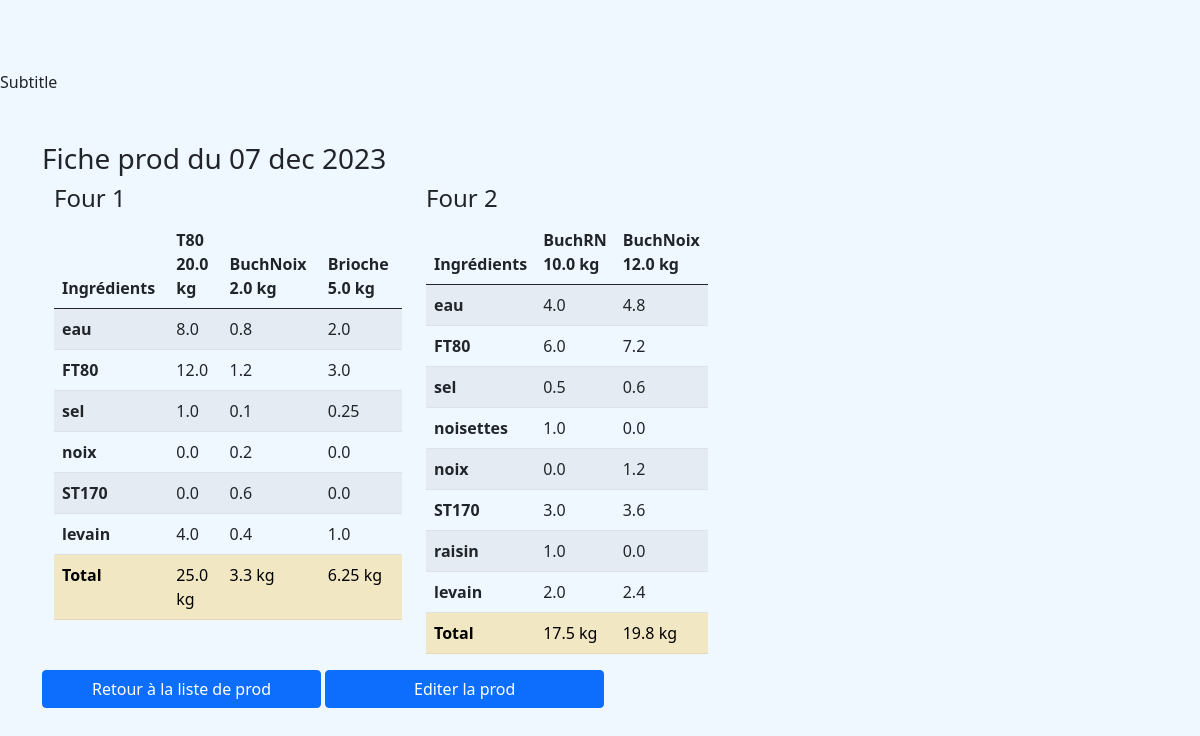
The page /prod/prodlist/10/ficheprod/ on the database as committed earlier.
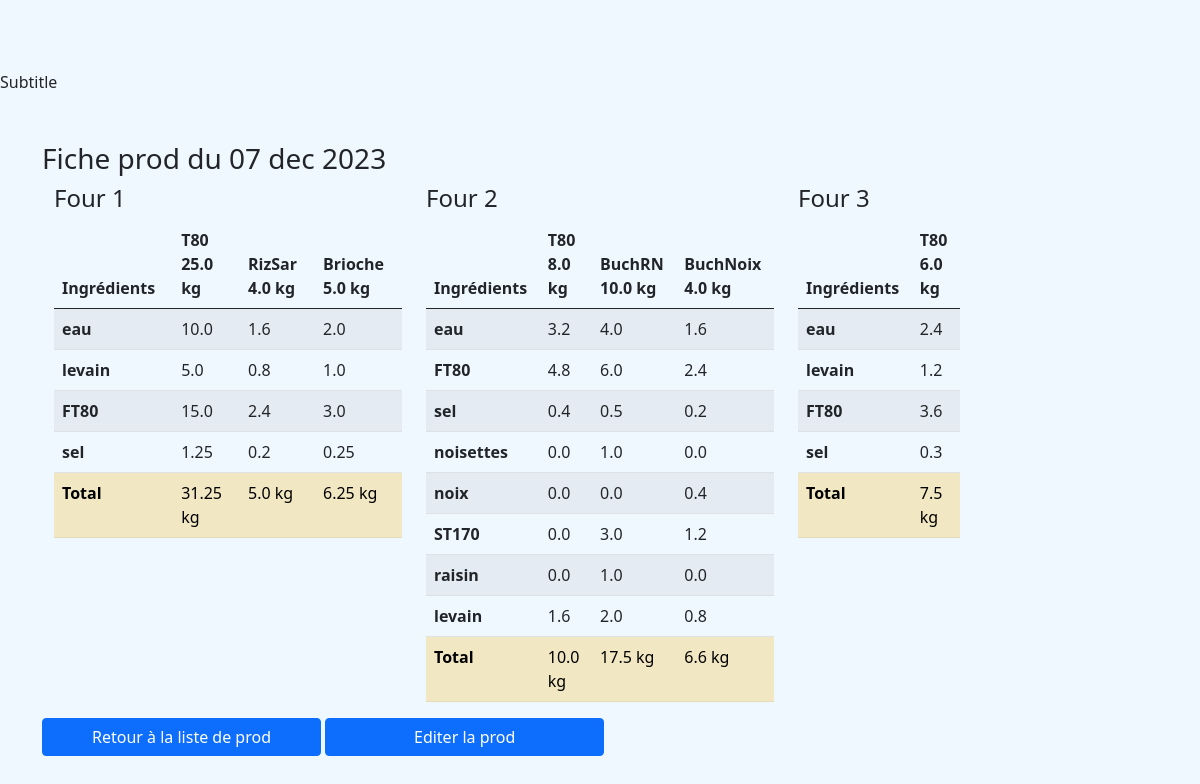
The same page on the database as committed later.
### prod/models.py (models this page shows, shortened)
class Data(models.Model):
    prod_id = models.ForeignKey(Prod, on_delete=models.CASCADE)
    T80 = models.FloatField(default=0)
    BuchNat = models.FloatField(default=0)
    BuchMG = models.FloatField(default=0)
    BuchRN = models.FloatField(default=0)
    BuchNoix = models.FloatField(
        default=0,
    )
    RizSar = models.FloatField(
        default=0,
    )
    PetEp = models.FloatField(
        default=0,
    )
    Brioche = models.FloatField(
        default=0,
    )
    Cookies = models.IntegerField(default=0)

class Prod(models.Model):
    date = models.DateField(unique=True)
    boulanger = models.CharField(
        max_length=100, default="", null="", choices=boulanger_list
    )

class Recipe(models.Model):
    four_id = models.ForeignKey(Data, on_delete=models.CASCADE)
    four_pain = models.CharField(max_length=50, default="Brioche")
    FT80 = models.FloatField(default=0)
    ST170 = models.FloatField(default=0)
    PET80 = models.FloatField(default=0)
    RT80 = models.FloatField(default=0)
    SarT80 = models.FloatField(default=0)
    FPDT = models.FloatField(default=0)
    eau = models.FloatField(default=0)
    sel = models.FloatField(default=0)
    oeufs = models.FloatField(default=0)
    sucre = models.FloatField(default=0)
    beurre = models.FloatField(default=0)
    levain = models.FloatField(default=0)
    raisin = models.FloatField(default=0)
    noisettes = models.FloatField(default=0)
    noix = models.FloatField(default=0)
    graines = models.FloatField(default=0)
    levure = models.FloatField(default=0)
    def total_ingr(self):
        total = 0
        for ingr in self.non_zero():
            total += getattr(self, ingr)
        return total
    def non_zero(self):
        non_zero_items = []
        for pain, qtt in self.__dict__.items():
            if qtt != 0:
                non_zero_items.append(pain)
        to_remove = ["_state", "id", "four_id", "four_id_id", "four_pain"]
        non_zero_items = [
            element for element in non_zero_items if element not in to_remove
        ]
        return non_zero_items
    def __init__(self, *args, **kwargs):
        super().__init__(*args, **kwargs)
        if self.four_id:
            kg = getattr(self.four_id, self.four_pain)
            if self.four_pain == "T80":
                self.FT80 = 0.6 * kg
                self.sel = 0.05 * kg
                self.eau = 0.4 * kg
                self.levain = 0.2 * kg
            elif self.four_pain == "BuchNat":
                self.FT80 = 0.6 * kg
                self.ST170 = 0.3 * kg
                self.sel = 0.05 * kg
                self.eau = 0.4 * kg
                self.levain = 0.2 * kg
            elif self.four_pain == "BuchRN":
                self.FT80 = 0.6 * kg
                self.ST170 = 0.3 * kg
                self.sel = 0.05 * kg
                self.eau = 0.4 * kg
                self.levain = 0.2 * kg
                self.noisettes = 0.1 * kg
                self.raisin = 0.1 * kg
            elif self.four_pain == "BuchNoix":
                self.FT80 = 0.6 * kg
                self.ST170 = 0.3 * kg
                self.sel = 0.05 * kg
                self.eau = 0.4 * kg
                self.levain = 0.2 * kg
                self.noix = 0.1 * kg
            elif self.four_pain == "RizSar":
                self.FT80 = 0.6 * kg
                self.sel = 0.05 * kg
                self.eau = 0.4 * kg
                self.levain = 0.2 * kg
            elif self.four_pain == "PetEp":
                self.FT80 = 0.6 * kg
                self.sel = 0.05 * kg
                self.eau = 0.4 * kg
                self.levain = 0.2 * kg
            elif self.four_pain == "Brioche":
                self.FT80 = 0.6 * kg
                self.sel = 0.05 * kg
                self.eau = 0.4 * kg
                self.levain = 0.2 * kg
            elif self.four_pain == "Cookies":
                self.FT80 = 0.6 * kg
                self.sel = 0.05 * kg
                self.eau = 0.4 * kg
                self.levain = 0.2 * kg
            else:
                raise ValueError(f"{self.four_pain} n'est pas une recette valide !")

### prod/views.py (the view, shortened to what this page needs)
class FicheProdView(DetailView):
    model = Prod
    template_name = "ficheprod.html"
    def get_context_data(self, **kwargs):
        context = super(FicheProdView, self).get_context_data(**kwargs)
        QS = Data.objects.filter(prod_id__pk=self.object.pk)
        recettes = []
        for four in QS:
            print("Four ", four)
            rcp = formatteur_de_recettes(four)
            recettes.append(rcp)
        context = {"prod": list(QS), "recettes": recettes}
        print(f"context = {context}")
        return context

### prod/recettes.py (called while the page is built)
def formatteur_de_recettes(data):
    all_recipes = data.recipe_set.all()
    non_zero_ingr = []
    recipes_names = []
    totals = []
    for recipe in all_recipes:
        recipes_names.append(recipe.four_pain) # au passage, les noms de recettes
        totals.append(recipe.total_ingr()) # au passage, les poids totaux
        non_zero_ingr += list(recipe.non_zero())
    non_zero_ingr = set(non_zero_ingr) #remove duplicates
    print(non_zero_ingr)
    print(recipes_names)
    result = {}
    result["headers"] = recipes_names
    result["headers"].insert(0,"Ingrédients")
    result["totals"] = totals
    result["rows"] = {}
    for ingr in non_zero_ingr:
        qtt = []
        for recipe in all_recipes:
            qtt.append(round(getattr(recipe,ingr),2))
        result["rows"][ingr] = qtt
    return result

### prod/templatetags/extra_filters.py (called while the page is built)
@register.filter
def return_item(l, i):
    try:
        return l[i]
    except:
        return None

@register.filter
def get_attr(obj, attr_name):
    return getattr(obj, attr_name)

### templates/ficheprod.html (shortened to what this page needs)
{% extends 'base.html' %}
{% load crispy_forms_tags %} {% load static %} {% load extra_filters %}
{% block content %}
<h3>Fiche prod du {{ prod.0.prod_id.date|date:_("d b Y") }}</h3>
<div class="container">
  <div class="row">
    {% for elem in recettes %} {% with index=forloop.counter0 %}
    <div class="col-{{ elem.headers|length }}">
      <h4>Four {{ forloop.counter }}</h4>
      <table class="table table-striped">
        <thead>
          <tr>
            {% for item in elem.headers %} {% if forloop.counter0 == 0 %}
            <th class="col-md-1">{{ item }}</th>
            {% else %}
            <th class="col-md-1">
              {{ item }} {{ prod|return_item:index|get_attr:item }} kg
            </th>
            {% endif %} {% endfor %}
          </tr>
        </thead>
        <tbody>
          {% for key, row in elem.rows.items %}
          <tr>
            <th scope="row" class="col-md-1">{{ key }}</th>
            {% for value in row %}
            <td class="col-md-1">{{ value }}</td>
            {% endfor %}
          </tr>
          {% endfor %}
          <tr>
            <th class="table-warning">Total</th>
            {% for item in elem.totals %}
            <td class="table-warning">{{ item }} kg</td>
            {% endfor %}
          </tr>
        </tbody>
      </table>
    </div>
    {% endwith %} {% endfor %}
  </div>
</div>
<div id="button_div">
  <a
    href="{% url 'prod:list_prod' %}"
    role="button"
    class="btn btn-primary col-3"
    >Retour à la liste de prod</a
  >
  <a
    href="{% url 'prod:prod_detail' pk=prod.0.prod_id.pk %}"
    role="button"
    class="btn btn-primary col-3"
    >Editer la prod</a
  >
</div>
{% endblock content %}

### templates/base.html (shortened to what this page needs)
<!DOCTYPE html>
<html lang="en-us">
  {% load static %}
  <head>
    <link
      href="https://cdn.jsdelivr.net/npm/bootstrap@5.0.0-beta2/dist/css/bootstrap.min.css"
      rel="stylesheet"
    />
    <link rel="stylesheet" type="text/css" href="{% static 'prod.css' %}" />
  </head>
  <body>
    <main>
      <div class="container">
        <div class="d-flex align-items-center py-5">
          <div class="col-12">{% block content %} {% endblock content %}</div>
        </div>
      </div>
    </main>
  </body>
</html>

### prod/static/prod.css (style rules this page uses)
body { padding-top: 70px; background-color: aliceblue; }

Rows that differ between the two databases and show on the page:
removed Recipe: headers "T80", headers "20.0"
removed Recipe: headers "BuchNoix", headers "2.0"
removed Recipe: headers "BuchNoix", headers "12.0"
added Recipe: headers "T80", headers "25.0"
added Recipe: headers "RizSar", headers "4.0"
added Recipe: headers "T80", headers "8.0"
added Recipe: headers "BuchNoix", headers "4.0"
added Recipe: headers "T80", headers "6.0"
Other text that changed with them:
list line gone: "kg kg 8.0 0.8 12.0 1.2 1.0 0.1 noix 0.0 0.2 0.0 ST170 0.0 0.6 0.0 4.0 0.4 25.0 kg 3.3 kg"
new list line: "kg kg 10.0 1.6 5.0 0.8 15.0 2.4 1.25 0.2 31.25 kg 5.0 kg"
list line gone: "kg 4.8 7.2 0.6 1.2 3.6 2.4 19.8 kg"
new list line: "kg kg 3.2 1.6 4.8 2.4 0.4 0.2 0.0 0.0 0.4 0.0 1.2 0.0 1.6 0.8 10.0 kg 6.6 kg"
new list line: "Four 3 Ingrédients kg eau 2.4 levain 1.2 FT80 3.6 sel 0.3 Total 7.5 kg"
